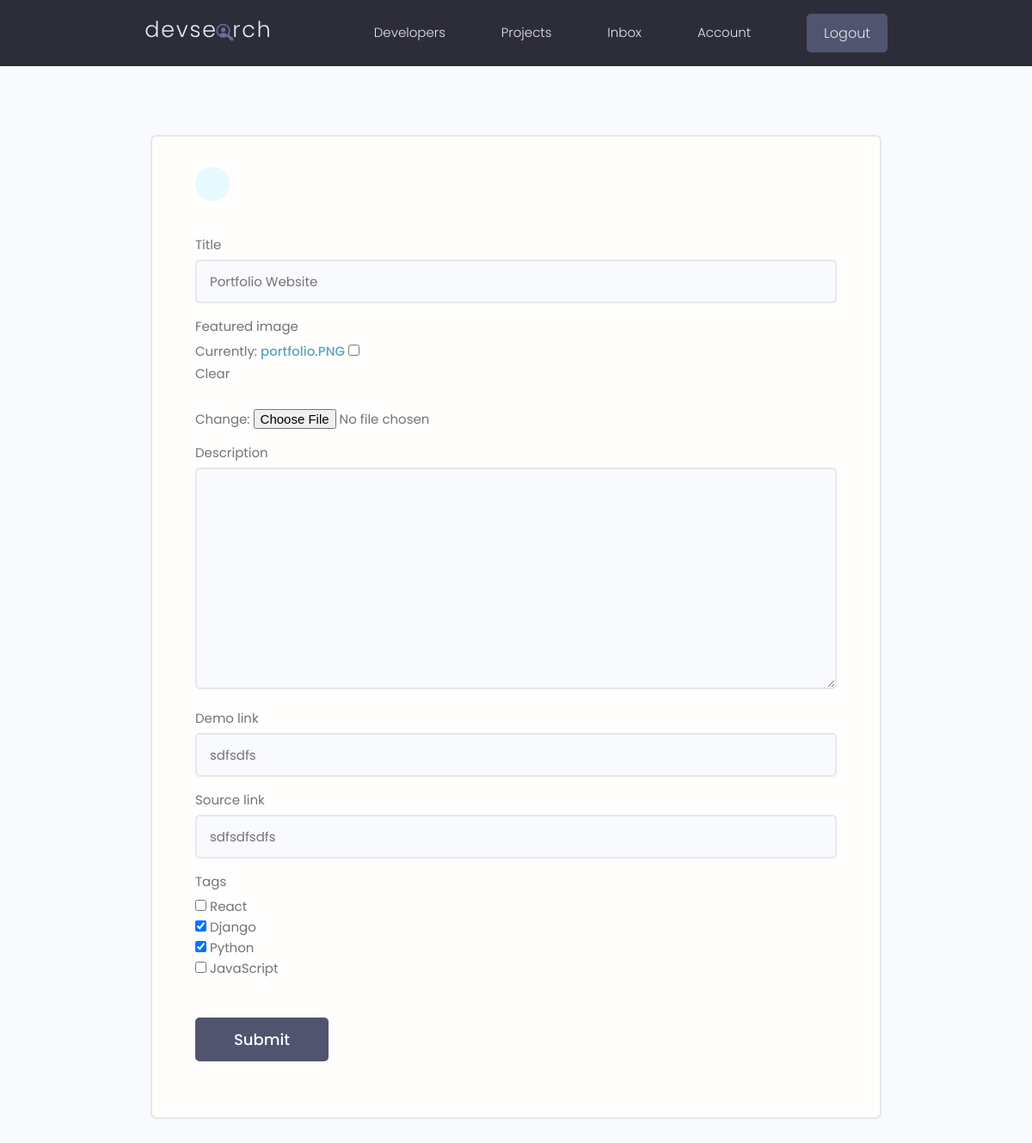
Before: /projects/update-project/a5f9c3c3-2018-4f8b-9d21-1724c0861be3/ (signed in) with the older database file.
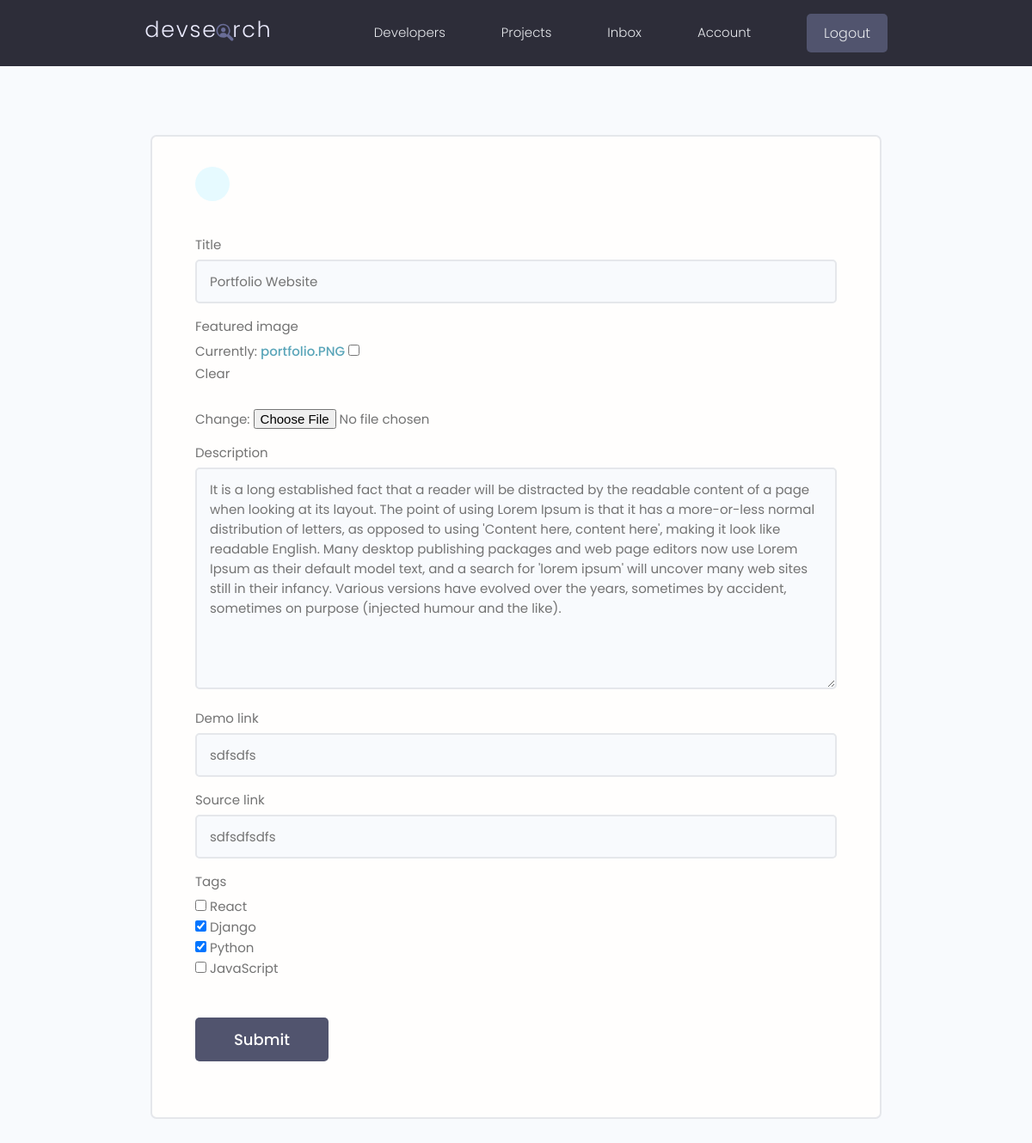
After: the same page with the newer database file.
### projects/models.py (models this page shows, shortened)
class Project(models.Model):
    owner = models.ForeignKey(Profile, on_delete=models.SET_NULL, blank=True, null=True)
    title = models.CharField(max_length=200)
    description = models.TextField(null=True, blank=True)
    featured_image = models.ImageField(default='default.jpg', null=True, blank=True)
    demo_link = models.CharField(max_length=2000, null=True, blank=True)
    source_link = models.CharField(max_length=2000, null=True, blank=True)
    tags = models.ManyToManyField('Tag', blank=True)        # if the Tag class is under then need to set in 'Tags', if above jsut simply use Tag
    vote_total = models.IntegerField(default=0, null=True, blank=True)
    vote_ratio = models.IntegerField(default=0, null=True, blank=True)
    created = models.DateTimeField(auto_now_add=True)
    id = models.UUIDField(default=uuid.uuid4, unique=True, primary_key=True, editable=False)

### projects/views.py (the view)
# urls.py: path('update-project/<str:pk>/', views.updateProject, name='update-project'),
@login_required(login_url="login")
def updateProject(request, pk):
    profile = request.user.profile
    project = profile.project_set.get(id=pk)
    form = projectForm(instance=project)
    if request.method == 'POST':
        form = projectForm(request.POST, request.FILES, instance=project)
        if form.is_valid():
            form.save()
            messages.success(request, 'Project Updated Successfully!')
            return redirect('account')
    context = {'form':form}
    return render(request, 'projects/project_form.html', context)

### projects/forms.py
class projectForm(ModelForm):
    class Meta:
        model = Project
        fields = ['title', 'featured_image', 'description', 'demo_link', 'source_link', 'tags']
        widgets = {
            'tags': forms.CheckboxSelectMultiple(),
        }
    def __init__(self, *args, **kwargs):
        super(projectForm, self).__init__(*args, **kwargs)
        for lable, field in self.fields.items():
            field.widget.attrs.update({'class':'input'})

### projects/models.py (called while the page is built)
    def __str__(self):
        return self.name

### projects/templates/projects/project_form.html (shortened to what this page needs)
{% extends "main.html" %}
{% block content %}
    <main class="formPage my-xl">
        <div class="content-box">
            <div class="formWrapper">
                <a class="backButton" href="{% url 'account' %}"></a>
                <br>
                <form class="form" method="POST" action="" enctype="multipart/form-data">
                    {% for field in form %}
                    <div class="form__field">
                        <label for="formInput#text">{{field.label}}</label>
                        {{field}}
                    </div>
                    {% endfor %}
                    <input class="btn btn--sub btn--lg  my-md" type="submit" value="Submit" />
                </form>
            </div>
        </div>
    </main>
{% endblock content %}

Changed rows visible on the page:
changed Project "Portfolio Website": description (not shown) → "It is a long established fact that a reader will be distracted by the readable content of a page when looking at its layout. The point of using Lorem Ipsum is that it has a more-or-less normal distribution of letters, as opposed to using 'Content here, content here', making it look like readable English. Many desktop publishing packages and web page editors now use Lorem Ipsum as their default model text, and a search for 'lorem ipsum' will uncover many web sites still in their infancy. Various versions have evolved over the years, sometimes by accident, sometimes on purpose (injected humour and the like)."
